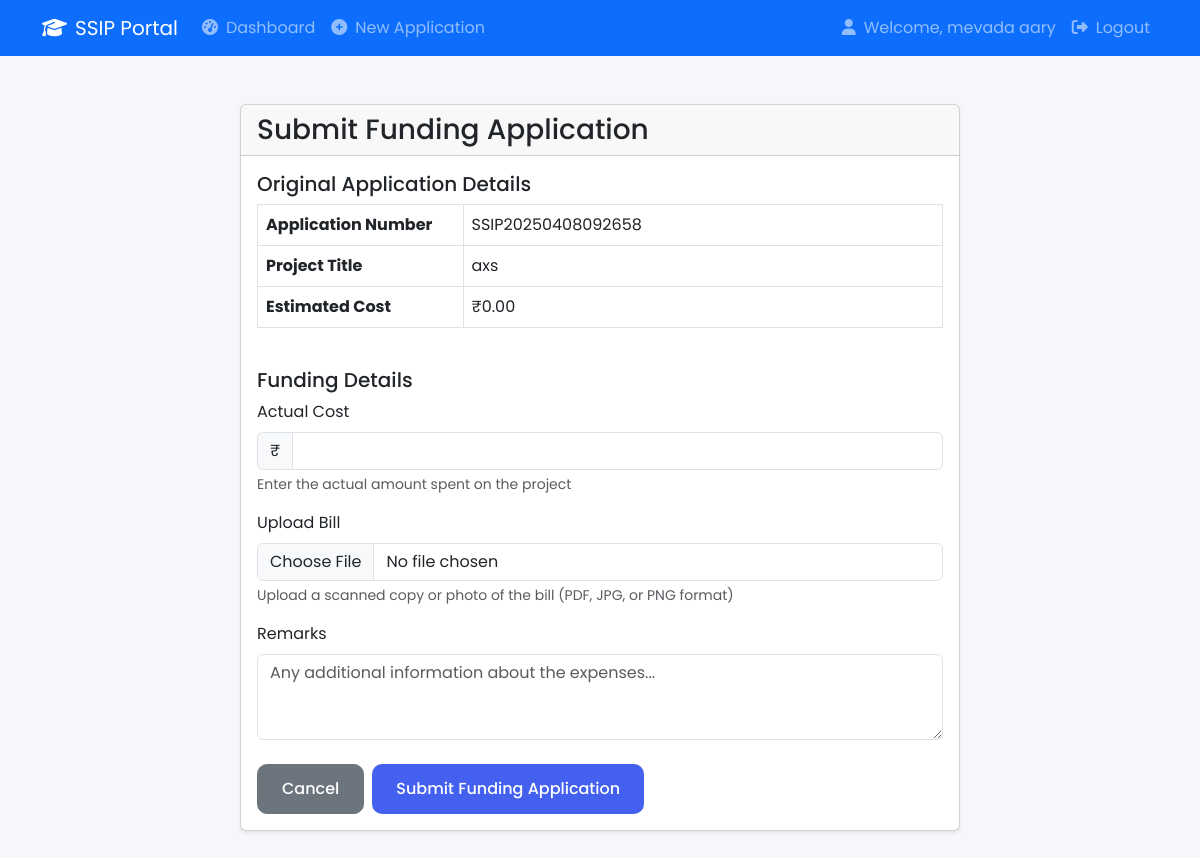
/submit_funding/3 (signed in), run on the app's committed database.
### app.py (models this page shows, shortened)
class User(UserMixin, db.Model):
    id = db.Column(db.Integer, primary_key=True)
    email = db.Column(db.String(120), unique=True, nullable=False)
    password = db.Column(db.String(100), nullable=False)
    role = db.Column(db.String(20), nullable=False)  # student, dept_coord, college_coord, principal
    name = db.Column(db.String(100), nullable=False)
    department = db.Column(db.String(100))
    applications = db.relationship('Application', backref='applicant', lazy=True)

class Application(db.Model):
    id = db.Column(db.Integer, primary_key=True)
    application_number = db.Column(db.String(20), unique=True, nullable=False)
    project_title = db.Column(db.String(200), nullable=False)
    problem_statement = db.Column(db.Text, nullable=False)
    solution = db.Column(db.Text, nullable=False)
    team_members = db.Column(db.Text, nullable=False)
    required_components = db.Column(db.Text, nullable=False)
    total_cost = db.Column(db.Float, nullable=False)
    dept_status = db.Column(db.String(20), default='pending')
    dept_remarks = db.Column(db.Text)
    dept_review_date = db.Column(db.DateTime)
    college_status = db.Column(db.String(20), default='pending')
    college_remarks = db.Column(db.Text)
    college_review_date = db.Column(db.DateTime)
    principal_status = db.Column(db.String(20), default='pending')
    principal_remarks = db.Column(db.Text)
    principal_review_date = db.Column(db.DateTime)
    created_at = db.Column(db.DateTime, default=datetime.utcnow)
    user_id = db.Column(db.Integer, db.ForeignKey('user.id'), nullable=False)
    purchase_lists = db.relationship('PurchaseList', backref='application', lazy=True)
    utilization_certificates = db.relationship('UtilizationCertificate', backref='application', lazy=True)
    application_notifications = db.relationship('Notification', backref='related_application', lazy=True)

### app.py (the view, shortened to what this page needs)
@app.route('/submit_funding/<int:application_id>', methods=['GET', 'POST'])
@login_required
def submit_funding(application_id):
    application = Application.query.get_or_404(application_id)
    return render_template('submit_funding.html', application=application)

### app.py (called while the page is built)
@login_manager.user_loader
def load_user(user_id):
    return User.query.get(int(user_id))

### templates/submit_funding.html (shortened to what this page needs)
{% extends "base.html" %}
{% block content %}
<div class="container py-4">
    <div class="row">
        <div class="col-md-8 mx-auto">
            <div class="card">
                <div class="card-header">
                    <h3 class="mb-0">Submit Funding Application</h3>
                </div>
                <div class="card-body">
                    <div class="mb-4">
                        <h5>Original Application Details</h5>
                        <div class="table-responsive">
                            <table class="table table-bordered">
                                <tr>
                                    <th width="30%">Application Number</th>
                                    <td>{{ application.application_number }}</td>
                                </tr>
                                <tr>
                                    <th>Project Title</th>
                                    <td>{{ application.project_title }}</td>
                                </tr>
                                <tr>
                                    <th>Estimated Cost</th>
                                    <td>₹{{ "%.2f"|format(application.total_cost) }}</td>
                                </tr>
                            </table>
                        </div>
                    </div>
                    <form method="POST" enctype="multipart/form-data">
                        <div class="mb-4">
                            <h5>Funding Details</h5>
                            <div class="mb-3">
                                <label for="actual_cost" class="form-label">Actual Cost</label>
                                <div class="input-group">
                                    <span class="input-group-text">₹</span>
                                    <input type="number" class="form-control" id="actual_cost" name="actual_cost" step="0.01" min="0" required>
                                </div>
                                <div class="form-text">Enter the actual amount spent on the project</div>
                            </div>
                            <div class="mb-3">
                                <label for="bill" class="form-label">Upload Bill</label>
                                <input type="file" class="form-control" id="bill" name="bill" accept=".pdf,.jpg,.jpeg,.png" required>
                                <div class="form-text">Upload a scanned copy or photo of the bill (PDF, JPG, or PNG format)</div>
                            </div>
                            <div class="mb-3">
                                <label for="remarks" class="form-label">Remarks</label>
                                <textarea class="form-control" id="remarks" name="remarks" rows="3" placeholder="Any additional information about the expenses..."></textarea>
                            </div>
                        </div>
                        <div class="d-flex gap-2">
                            <a href="{{ url_for('view_application', id=application.id) }}" class="btn btn-secondary">Cancel</a>
                            <button type="submit" class="btn btn-primary">Submit Funding Application</button>
                        </div>
                    </form>
                </div>
            </div>
        </div>
    </div>
</div>
{% endblock %}

### templates/base.html (shortened to what this page needs)
<!DOCTYPE html>
<html lang="en">
<head>
    <link href="https://cdnjs.cloudflare.com/ajax/libs/font-awesome/6.4.0/css/all.min.css" rel="stylesheet">
    <link href="https://cdn.jsdelivr.net/npm/bootstrap@5.3.0/dist/css/bootstrap.min.css" rel="stylesheet">
    <link rel="stylesheet" href="{{ url_for('static', filename='css/style.css') }}">
</head>
<body>
    <nav class="navbar navbar-expand-lg navbar-dark bg-primary">
        <div class="container">
            <a class="navbar-brand" href="{{ url_for('index') }}">
                <i class="fas fa-graduation-cap me-2"></i>SSIP Portal
            </a>
            <div class="collapse navbar-collapse" id="navbarNav">
                <ul class="navbar-nav me-auto">
                    {% if current_user.is_authenticated %}
                        <li class="nav-item">
                            <a class="nav-link" href="{{ url_for('dashboard') }}">
                                <i class="fas fa-tachometer-alt me-2"></i>Dashboard
                            </a>
                        </li>
                        {% if current_user.role == 'student' %}
                            <li class="nav-item">
                                <a class="nav-link" href="{{ url_for('new_application') }}">
                                    <i class="fas fa-plus-circle me-2"></i>New Application
                                </a>
                            </li>
                        {% endif %}
                    {% endif %}
                </ul>
                <ul class="navbar-nav">
                    {% if current_user.is_authenticated %}
                        <li class="nav-item">
                            <span class="nav-link">
                                <i class="fas fa-user me-2"></i>Welcome, {{ current_user.name }}
                            </span>
                        </li>
                        <li class="nav-item">
                            <a class="nav-link" href="{{ url_for('logout') }}">
                                <i class="fas fa-sign-out-alt me-2"></i>Logout
                            </a>
                        </li>
                    {% endif %}
                </ul>
            </div>
        </div>
    </nav>
    <div class="container mt-4">
        {% block content %}{% endblock %}
    </div>
</body>
</html>

### static/css/style.css (style rules this page uses)
:root { --primary: #4361ee; --secondary: #3f37c9; --success: #4cc9f0; --info: #4895ef; --warning: #f72585; --danger: #e63946; --light: #f8f9fa; --dark: #212529; }
body { background-color: #f5f7fb; font-family: 'Poppins', sans-serif; }
.btn { padding: 0.75rem 1.5rem; border-radius: 10px; font-weight: 500; transition: all 0.3s ease; }
.btn-primary { background: var(--primary); border: none; }
.card { margin-bottom: 1.5rem; box-shadow: 0 0.125rem 0.25rem rgba(0, 0, 0, 0.075); }

### data on the page
User: name "mevada aary"
Application: application_number "SSIP20250408092658", project_title "axs", total_cost "0.00"
